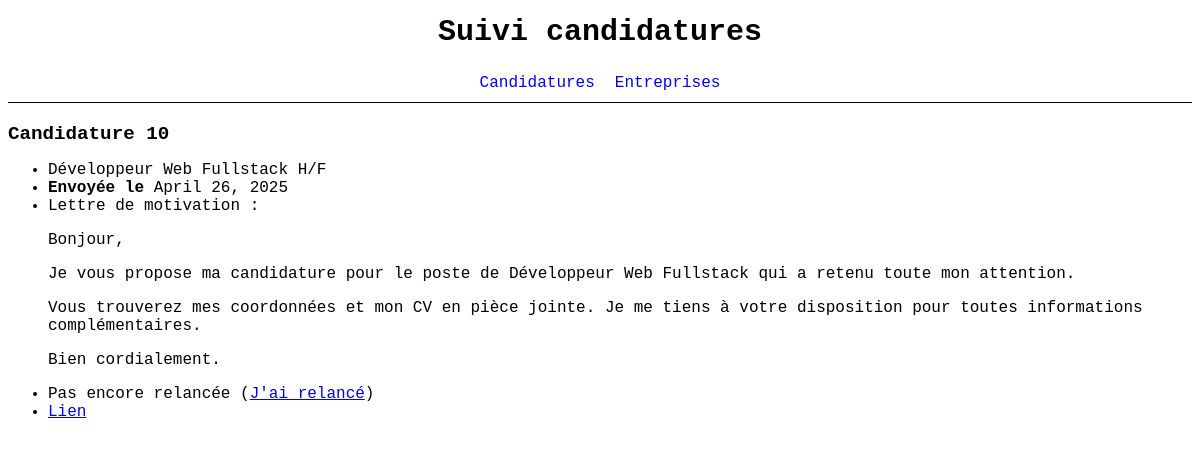
The page /applications/10/ on the database its author committed.
### findjob/models.py (models this page shows)
class Application(models.Model):
    title = models.fields.CharField(max_length=100)
    link = models.fields.URLField(null=False,blank=False)
    applied = models.fields.BooleanField(default=True)
    date_applied = models.fields.DateField(null=True, blank=True)
    cover_letter = models.fields.TextField(max_length=2000, default="", null=True)
    company = models.ForeignKey(Company, on_delete=models.SET_NULL, null=True)
    called_back = models.fields.BooleanField(default=False)
    callback = models.OneToOneField(Callback, null=True, blank=True, on_delete=models.SET_NULL)

### findjob/views.py (the view)
# urls.py: path('applications/<int:id>/', views.application_detail, name='application-detail'),
def application_detail(request, id):
    application = get_object_or_404(Application, id=id)
    return render(request,
                  'findjob/application_detail.html',
                  {'application':application}
                  )

### findjob/templates/findjob/application_detail.html
{% extends 'findjob/base.html' %}
{% block content %}
<h1>Candidature {{application.id}}</h1>
<ul>
    <li></strong>{{application.title}}</strong></li>
    {% if application.applied %}
    <li><strong>Envoyée le</strong> {{application.date_applied}}</li>
    {% else %}
    <li>Pas encore envoyée</li>
    {% endif %}
    <li></strong>Lettre de motivation</strong> : {{application.cover_letter | linebreaks}}</li>
    {% if not application.callback is null %}
    <li></strong>Relancée le</strong> {{application.callback.date}}</li>
    <li></strong>Avec le message</strong> : {{application.callback.message | linebreaks}}</li>
    {% else %}
    <li>Pas encore relancée (<a href="{% url 'callback-add' application.id %}">J'ai relancé</a>)</li>
    {% endif %}
    <li><a target="_blank" href="{{application.link}}">Lien</a></li>
{% endblock %}

### findjob/static/findjob/styles.css (style rules this page uses)
* { font-family: 'Courier New', Courier, monospace; }
header + * { margin-top: 20px; }
h1 { font-size: larger; }

### rows shown on the page
Application: id "10", title "Développeur Web Fullstack H/F", date_applied "April 26, 2025", cover_letter "Bonjour, Je vous propose ma candidature pour le poste de Développeur Web Fullstack qui a retenu toute mon attention. Vous trouverez mes coordonnées et mon CV en pièce jointe. Je me tiens à votre disposition pour toutes informations complémentaires. Bien cordialement."
